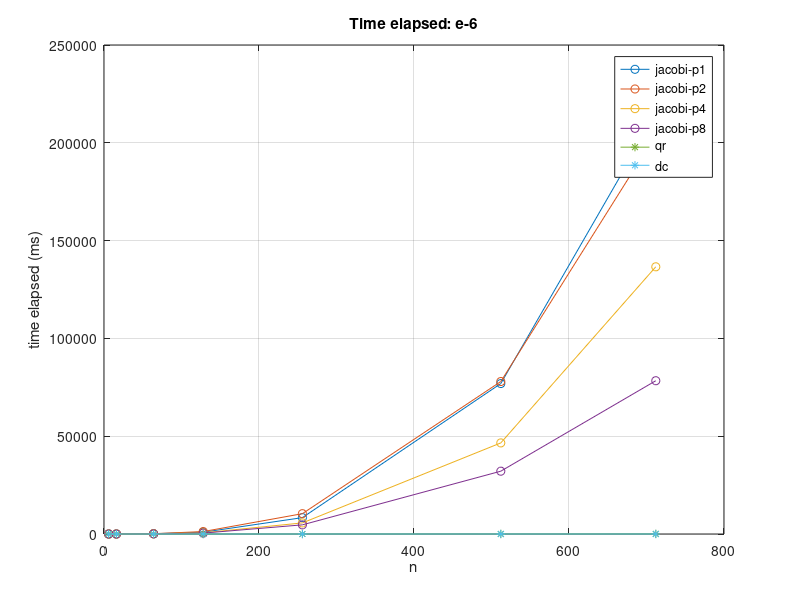
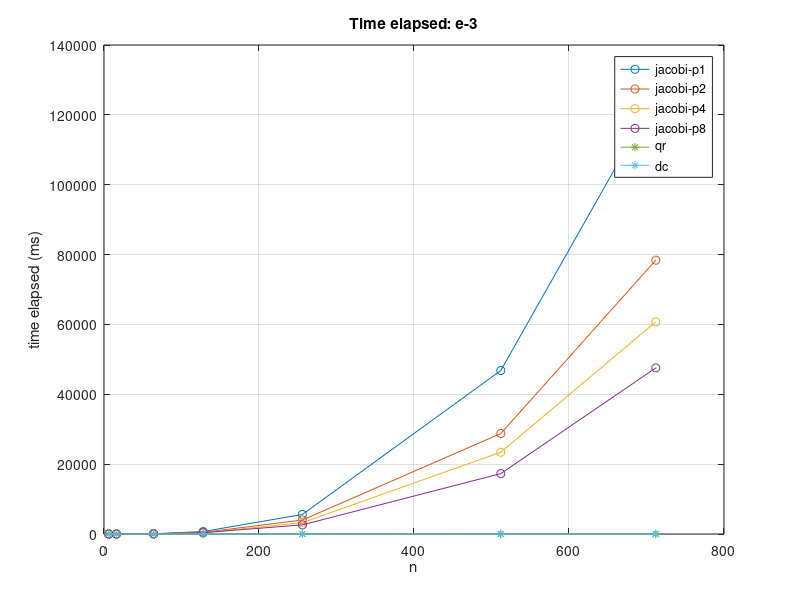
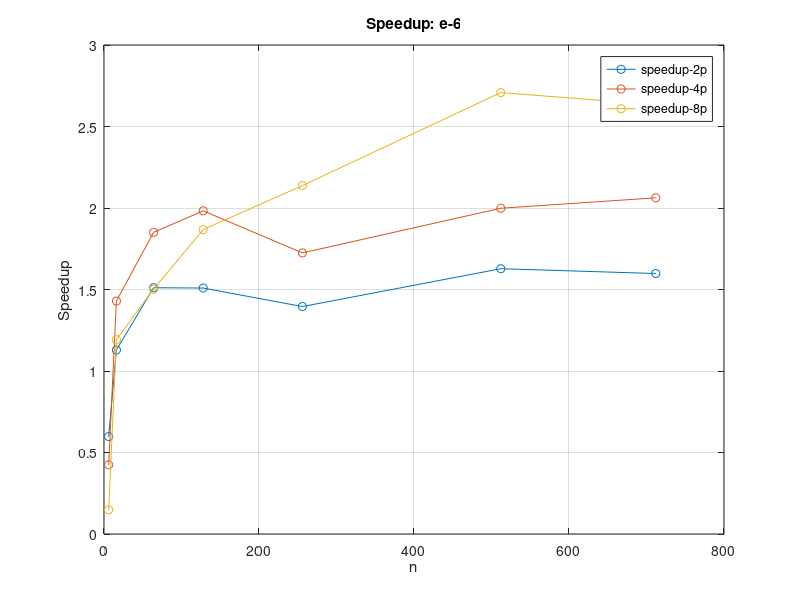
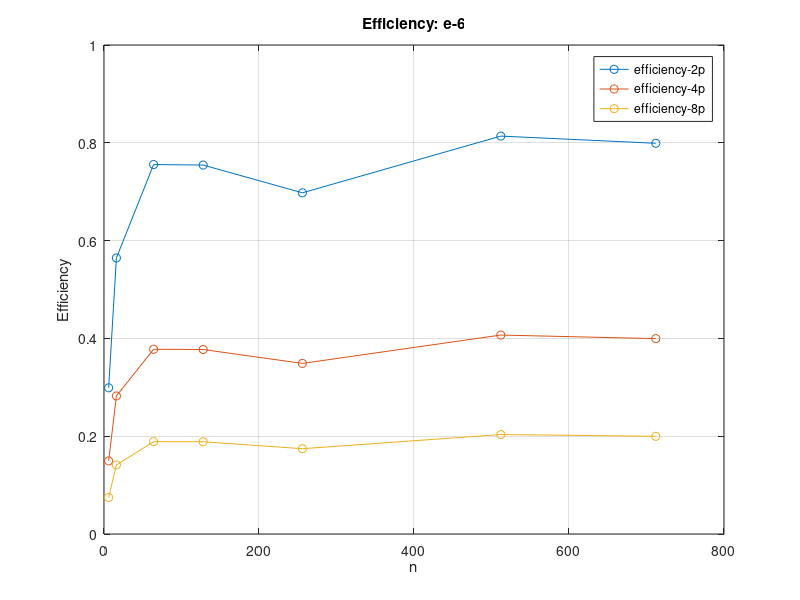

Reproduce these figures in MATLAB, in order.
x = [ 6 16 64 128 256 512 712];
qr = [0.079777 	0.037322	0.52578 	1.97342 	7.62218 	28.4504 	55.895];
dc = [0.003732 	0.011197	0.125963	0.359695	1.39166 	5.19435 	9.41272];
%%
% e-6

y12 = [0.568235  	3.30257 	135.075	916.581 	8369.91 	76915.5 	214435]; 
y22 = [0.343833 	3.68326 	166.88 	1247.22	10393	77948.4 	204061];
y32 = [0.363894 	2.16983 	88.4752 	599.748 	5667.41 	46571.3 	136608];
y42 = [2.47355 	2.87291	79.9158 	456.629 	4680.92 	32113	78365.3];
figure(1)
plot(x, y12, '-o');
hold on 
plot(x,y22, '-o')
hold on 
plot(x,y32, '-o')
hold on 
plot(x,y42, '-o')
hold on 
plot(x,qr, '-*')
hold on 
plot(x,dc, '-*')
grid on
xlabel('n');
ylabel('time elapsed (ms)');
legend('actual', 'Ideal');
title('Time elapsed: e-6')
legend('jacobi-p1', 'jacobi-p2', 'jacobi-p4', 'jacobi-p8', 'qr', 'dc')
hold off
curtick = get(gca, 'YTick');
set(gca, 'YTickLabel', cellstr(num2str(curtick(:))));
%%
% e-3
y1 = [0.186612	2.07699 	74.2969	704.73 	5592.5 	46814.8	125285]; 
y2 = [0.312109 	1.83953	49.1695 	467.021 	4007.66 	28766.1 	78396.3];
y3 = [0.439938 	1.45324	40.1454 	355.453	3242.93 	23425.3	60743.7 ];
y4 = [1.257	1.74202	49.45181	377.366	2616.35 	17287.6 	47560.3];

figure(2)
plot(x, y1, '-o')
hold on 
plot(x,y2, '-o')
hold on 
plot(x,y3, '-o')
hold on 
plot(x,y4, '-o')
hold on 
plot(x,qr, '-*')
hold on 
plot(x,dc, '-*')
grid on
xlabel('n');
ylabel('time elapsed (ms)');
title('Time elapsed: e-3')
legend('jacobi-p1', 'jacobi-p2', 'jacobi-p4', 'jacobi-p8', 'qr', 'dc')
hold off
curtick = get(gca, 'YTick');
set(gca, 'YTickLabel', cellstr(num2str(curtick(:))));

speed_up2 = y1./y2;
speed_up3 = y1./y3;
speed_up4 = y1./y4;

eff2 = speed_up2./2;
eff3 = speed_up2./4;
eff4 = speed_up2./8;

figure(3)
plot(x, speed_up2, '-o')
hold on 
plot(x, speed_up3, '-o')
hold on 
plot(x, speed_up4, '-o')
hold on 
grid on
xlabel('n');
ylabel('Speedup');
title('Speedup: e-6')
legend('speedup-2p', 'speedup-4p', 'speedup-8p')
hold off

figure(4)
plot(x, eff2, '-o')
hold on 
plot(x, eff3, '-o')
hold on 
plot(x, eff4, '-o')
hold on 
grid on
xlabel('n');
ylabel('Efficiency');
title('Efficiency: e-6')
legend('efficiency-2p', 'efficiency-4p', 'efficiency-8p')
hold off

work712(1)=y1(7);
work712(2)=y2(7);
work712(3)=y3(7);
work712(4)=y4(7);
x_workers = [1 2 4 8];
speed_up_workers = work712(1)./work712;

figure(5)
A = [1, 2];
B = [speed_up_workers(1), speed_up_workers(2)];
plot(x_workers , speed_up_workers, '-o', 'Color', 'b','MarkerEdgeColor','b','MarkerFaceColor',[0.5,0.5,0.5], 'MarkerSize', 7);

xlim = get(gca,'XLim');
m = (B(2)-B(1))/(A(2)-A(1));
n = B(2) - A(2)*m;
yp1 = m*xlim(1) + n;
yp2 = m*xlim(2) + n;
hold on
grid on
line([xlim(1) xlim(2)],[yp1 yp2], 'Color', 'r')
xlabel('number of threads');
ylabel('Speedup ration');
legend('actual', 'Ideal');
title('Speedup ration: n = 712; eps = e-6;')
figure(6)

speed_up_workers_eff = speed_up_workers./x_workers;

plot(x_workers, speed_up_workers_eff,'-o', 'Color', 'b','MarkerEdgeColor','b','MarkerFaceColor',[0.5,0.5,0.5], 'MarkerSize', 7);
ylim([0, 1.1]);
hold on 
grid on
line([1 8],[1 1], 'Color', 'r')
xlabel('number of threads');
ylabel('Parallel Efficiency');
legend('actual', 'Ideal');
title('Parallel Efficiency: n = 712; eps = e-6;')